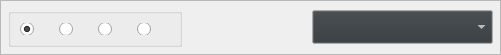
  <widget class="QFrame" name="frame_2">
   <property name="geometry">
    <rect>
     <x>6</x>
     <y>9</y>
     <width>501</width>
     <height>55</height>
    </rect>
   </property>
   <property name="sizePolicy">
    <sizepolicy hsizetype="Minimum" vsizetype="Minimum">
     <horstretch>0</horstretch>
     <verstretch>0</verstretch>
    </sizepolicy>
   </property>
   <property name="maximumSize">
    <size>
     <width>16777215</width>
     <height>80</height>
    </size>
   </property>
   <property name="frameShape">
    <enum>QFrame::StyledPanel</enum>
   </property>
   <property name="frameShadow">
    <enum>QFrame::Raised</enum>
   </property>
   <widget class="QGroupBox" name="groupBox">
    <property name="geometry">
     <rect>
      <x>8</x>
      <y>8</y>
      <width>174</width>
      <height>39</height>
     </rect>
    </property>
    <property name="title">
     <string/>
    </property>
    <layout class="QHBoxLayout" name="horizontalLayout">
     <item>
      <widget class="QRadioButton" name="beatRadio1">
       <property name="text">
        <string/>
       </property>
       <property name="checked">
        <bool>true</bool>
       </property>
      </widget>
     </item>
     <item>
      <widget class="QRadioButton" name="beatRadio2">
       <property name="text">
        <string/>
       </property>
      </widget>
     </item>
     <item>
      <widget class="QRadioButton" name="beatRadio3">
       <property name="text">
        <string/>
       </property>
      </widget>
     </item>
     <item>
      <widget class="QRadioButton" name="beatRadio4">
       <property name="text">
        <string/>
       </property>
      </widget>
     </item>
    </layout>
   </widget>
   <widget class="QComboBox" name="cbPacks">
    <property name="geometry">
     <rect>
      <x>312</x>
      <y>10</y>
      <width>181</width>
      <height>34</height>
     </rect>
    </property>
    <property name="palette">
     <palette>
      <active>
       <colorrole role="Button">
        <brush brushstyle="SolidPattern">
         <color alpha="255">
          <red>49</red>
          <green>54</green>
          <blue>59</blue>
         </color>
        </brush>
       </colorrole>
       <colorrole role="ButtonText">
        <brush brushstyle="SolidPattern">
         <color alpha="255">
          <red>255</red>
          <green>255</green>
          <blue>255</blue>
         </color>
        </brush>
       </colorrole>
      </active>
      <inactive>
       <colorrole role="Button">
        <brush brushstyle="SolidPattern">
         <color alpha="255">
          <red>49</red>
          <green>54</green>
          <blue>59</blue>
         </color>
        </brush>
       </colorrole>
       <colorrole role="ButtonText">
        <brush brushstyle="SolidPattern">
         <color alpha="255">
          <red>255</red>
          <green>255</green>
          <blue>255</blue>
         </color>
        </brush>
       </colorrole>
      </inactive>
      <disabled>
       <colorrole role="Button">
        <brush brushstyle="SolidPattern">
         <color alpha="255">
          <red>49</red>
          <green>54</green>
          <blue>59</blue>
         </color>
        </brush>
       </colorrole>
       <colorrole role="ButtonText">
        <brush brushstyle="SolidPattern">
         <color alpha="255">
          <red>140</red>
          <green>151</green>
          <blue>121</blue>
         </color>
        </brush>
       </colorrole>
      </disabled>
     </palette>
    </property>
    <property name="font">
     <font>
      <weight>75</weight>
      <bold>true</bold>
     </font>
    </property>
   </widget>
  </widget>
